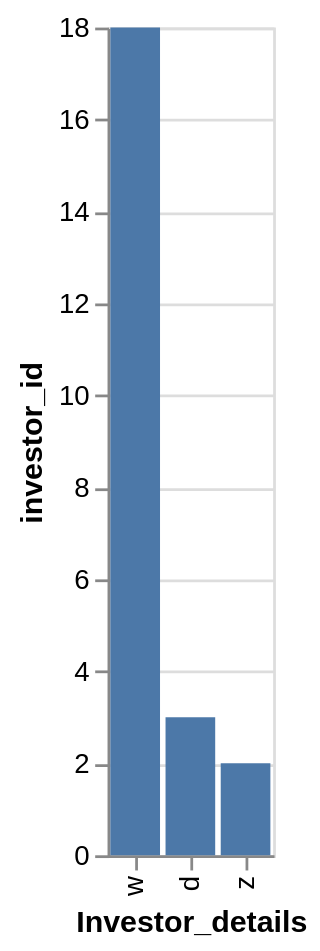

Express this chart as Vega-Lite.
### Vega-Lite specification from a JSON file in a GitHub repository (floating-point values rounded to 4 significant figures)
{"data": {"values": [{"x_data": "d", "y_data": 3}, {"x_data": "z", "y_data": 2}, {"x_data": "w", "y_data": 18}]}, "mark": "bar", "encoding": {"x": {"field": "x_data", "type": "nominal", "title": "Investor_details", "sort": {"op": "sum", "field": "y_data", "order": "descending"}}, "y": {"field": "y_data", "type": "quantitative", "title": "investor_id"}}}
